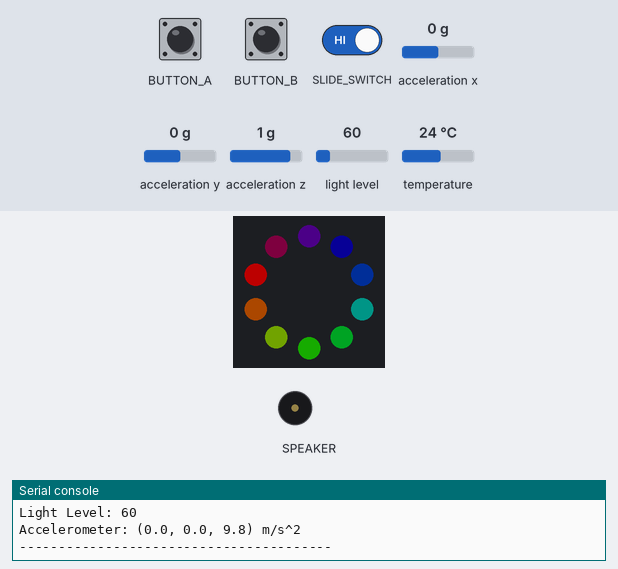
Bench run of a program on a simulated Circuit Playground running CircuitPython. Parts: the board's ring of 10 RGB LEDs (number 0 left of the top, counting anticlockwise), buzzer (waves = sounding), the last lines printed to the serial console. Inputs (shaded band) come from the test bench; at power-on: light level 60, acceleration x 0 g, acceleration y 0 g, acceleration z 1 g, temperature 24 °C. Dim RGB values are drawn brighter than linear; audio playback is drawn as a buzzer.

Above: at 0.76 s.
1.3 s: button A pressed for 3.2 s
At 2.1 s:
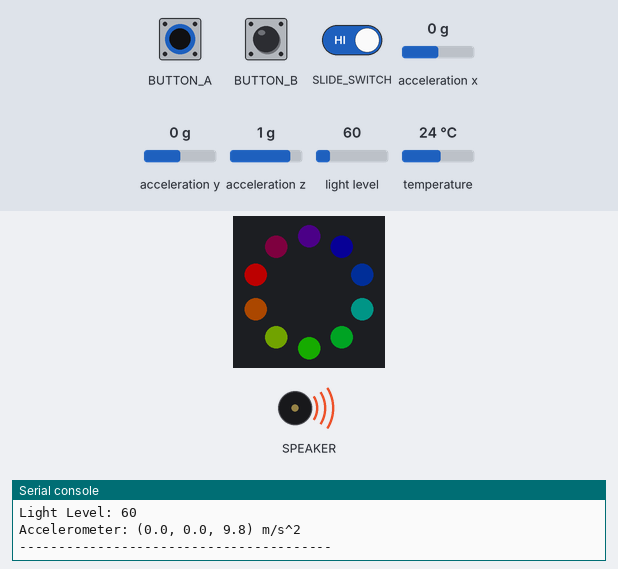
6.0 s: light level set to 6
9.0 s: button B pressed for 0.15 s
At 9.8 s:
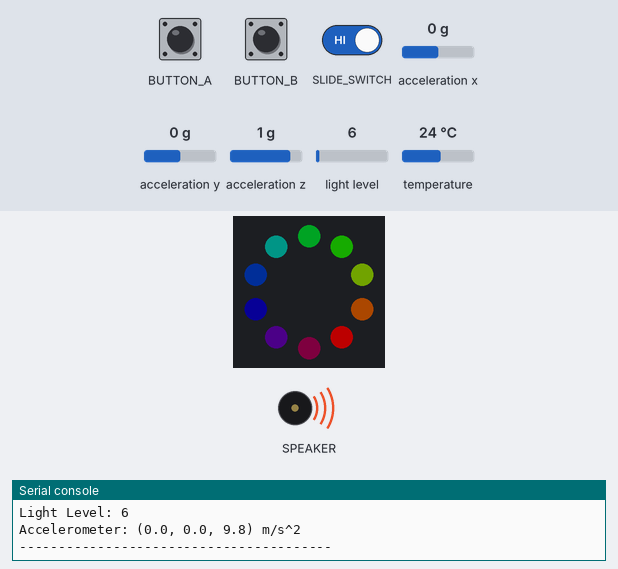
12.1 s: button A pressed for 0.15 s
At 12.6 s:
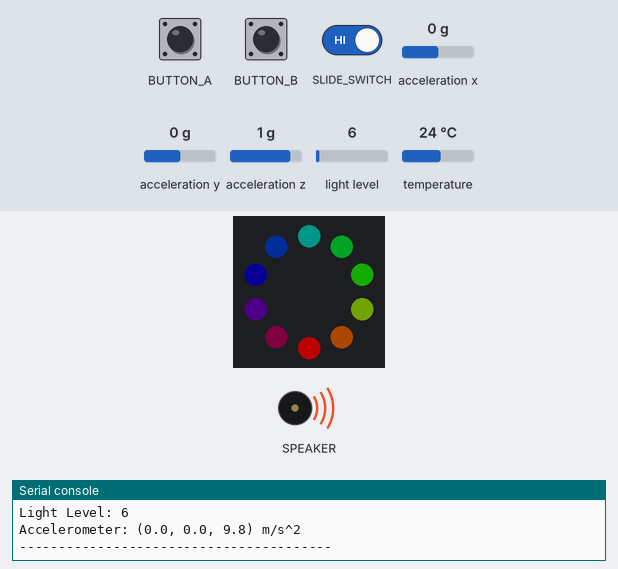
13.7 s: button B pressed for 1 s
At 14.89 s:
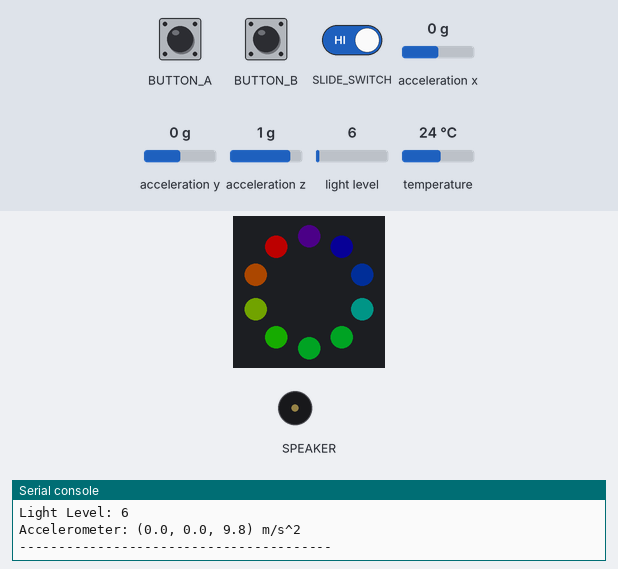
Timing chart, 0 to 16.3 s (numbered marks = the images above; inputs shaded):
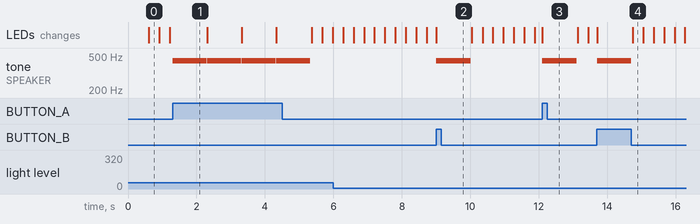

Measured:
- after the input at 1.3 s, tone on SPEAKER: alternates 440 Hz for 1.0 s and silent for 0.01 s, starting at once
- after the input at 9.0 s, tone on SPEAKER: silent → 440 Hz at once, → silent 1.0 s later
- after the input at 12.1 s, tone on SPEAKER: silent → 440 Hz at once, → silent 1.0 s later
- after the input at 13.7 s, tone on SPEAKER: silent → 440 Hz at once, → silent 1.0 s later

The program:

code.py
```python
from adafruit_circuitplayground.express import cpx
import time
import random
import microcontroller
WHITE = (50, 50, 50)
OFF   = (0,   0,  0)

# Not too bright!
cpx.pixels.brightness = 0.3
pixeln = 0
pink = (40, 0, 30)
turquiose = (0, 0, 255)
blueval = 200
yellow = 220
off = (0, 0, 0)

def wheel(pos):
    # Input a value 0 to 255 to get a color value.
    # The colours are a transition r - g - b - back to r.
    if (pos < 0) or (pos > 255):
        return (0, 0, 0)
    if pos < 85:
        return (int(255 - pos*3), int(pos*3), 0)
    elif pos < 170:
        pos -= 85
        return (0, int(255 - (pos*3)), int(pos*3))
    else:
        pos -= 170
    return (int(pos*3), 0, int(255 - pos*3))

# Tap twice to toggle
cpx.detect_taps = 2
while True:
    for p in range(10):
        color = wheel(25 * ((pixeln + p)%10))
        cpx.pixels[p] = [int(c * ( (10 - (pixeln+p)%10)) / 10.0) for c in color]

    # Each time 'round we tick off one pixel at a time
    if cpx.switch:      # depending on the switch we'll go clockwise
        pixeln += 1
        if pixeln > 9:
            pixeln = 0
    else:               # or counter clockwise
        pixeln -= 1
        if pixeln < 0:
            pixeln = 9

    if pixeln == 0:   # Every time we go around, print sensor data
        print("Temperature: %0.1f *C" % cpx.temperature)
        print("Light Level: %d" % cpx.light)
        x, y, z = cpx.acceleration
        print("Accelerometer: (%0.1f, %0.1f, %0.1f) m/s^2" % (x, y, z))
        print('-' * 40)


    if cpx.button_a:
        cpx.play_file("Wild Eep.wav")

    if cpx.button_b:
        cpx.play_file("Fanfare.wav")
```
